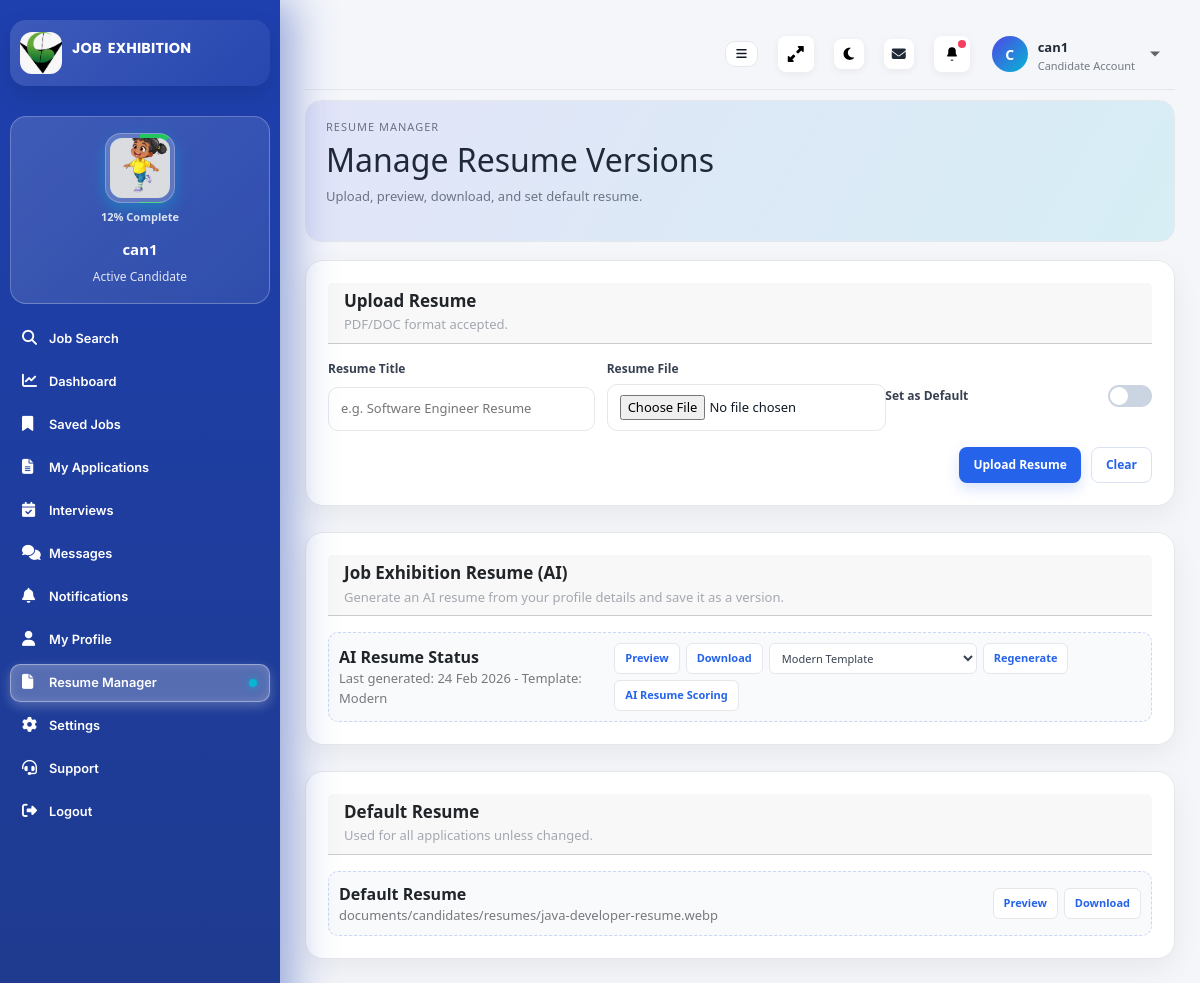
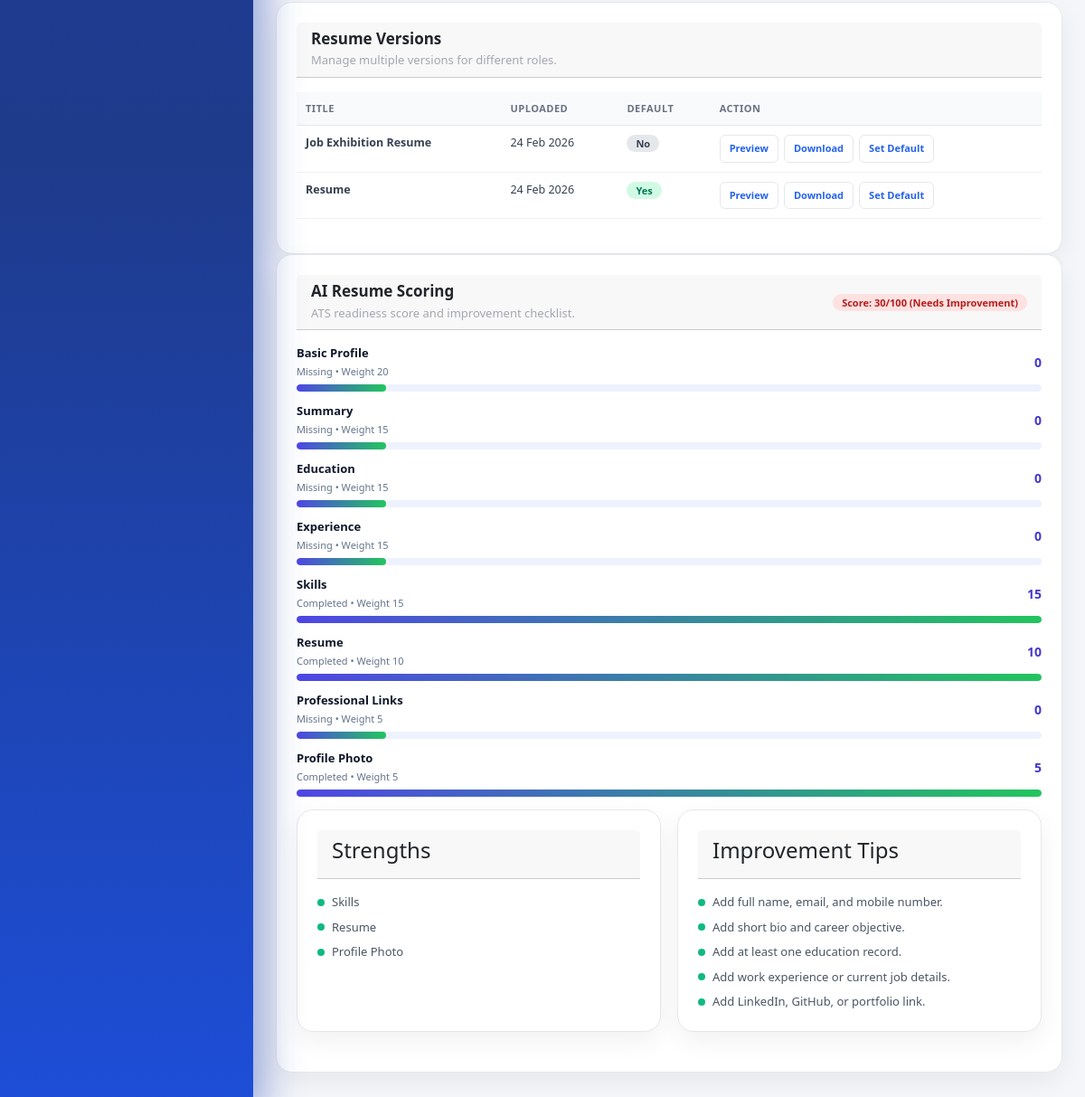
The app's page /candidate/resume-manager/ (signed in), older data (2 pictures, top to bottom).
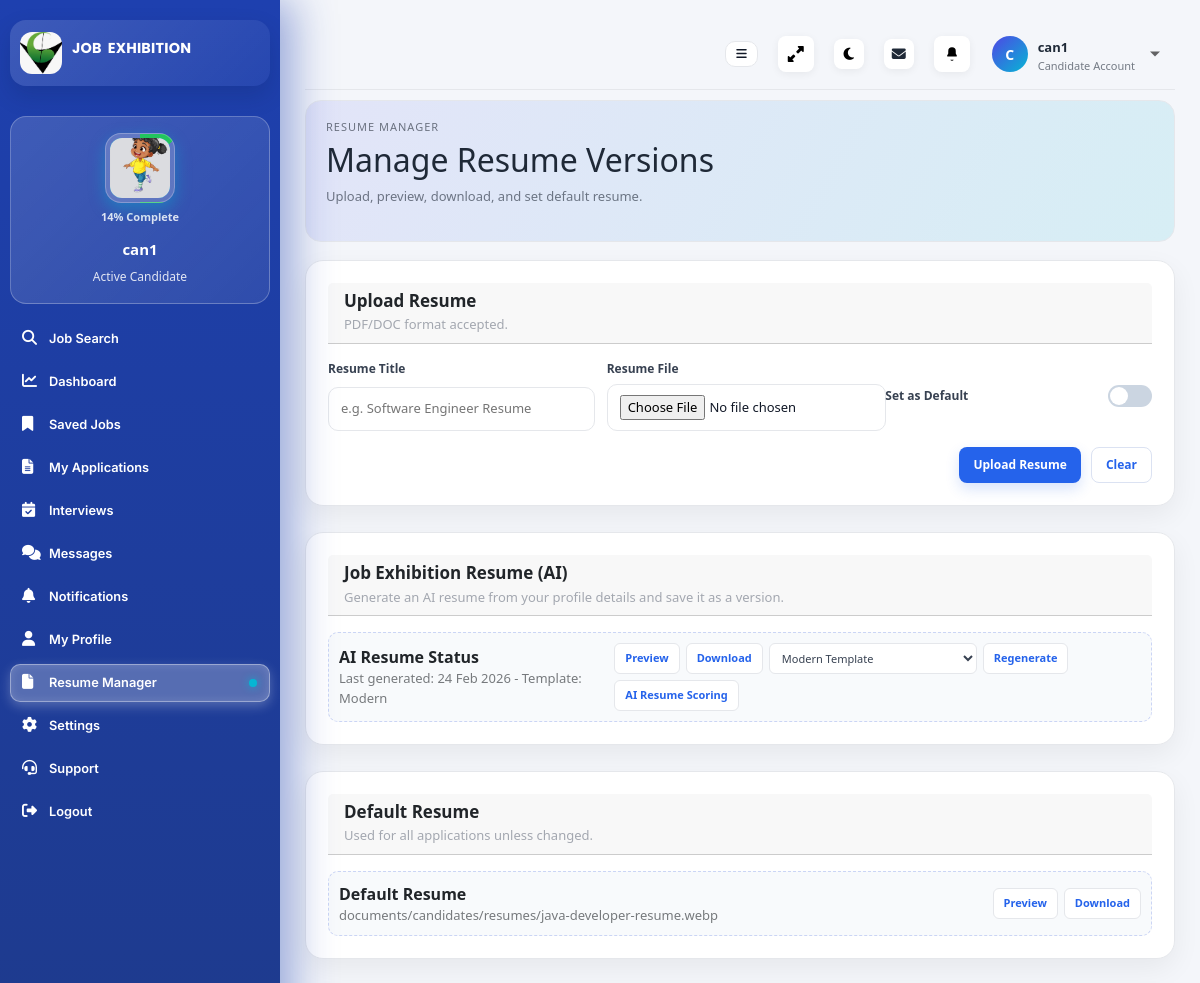
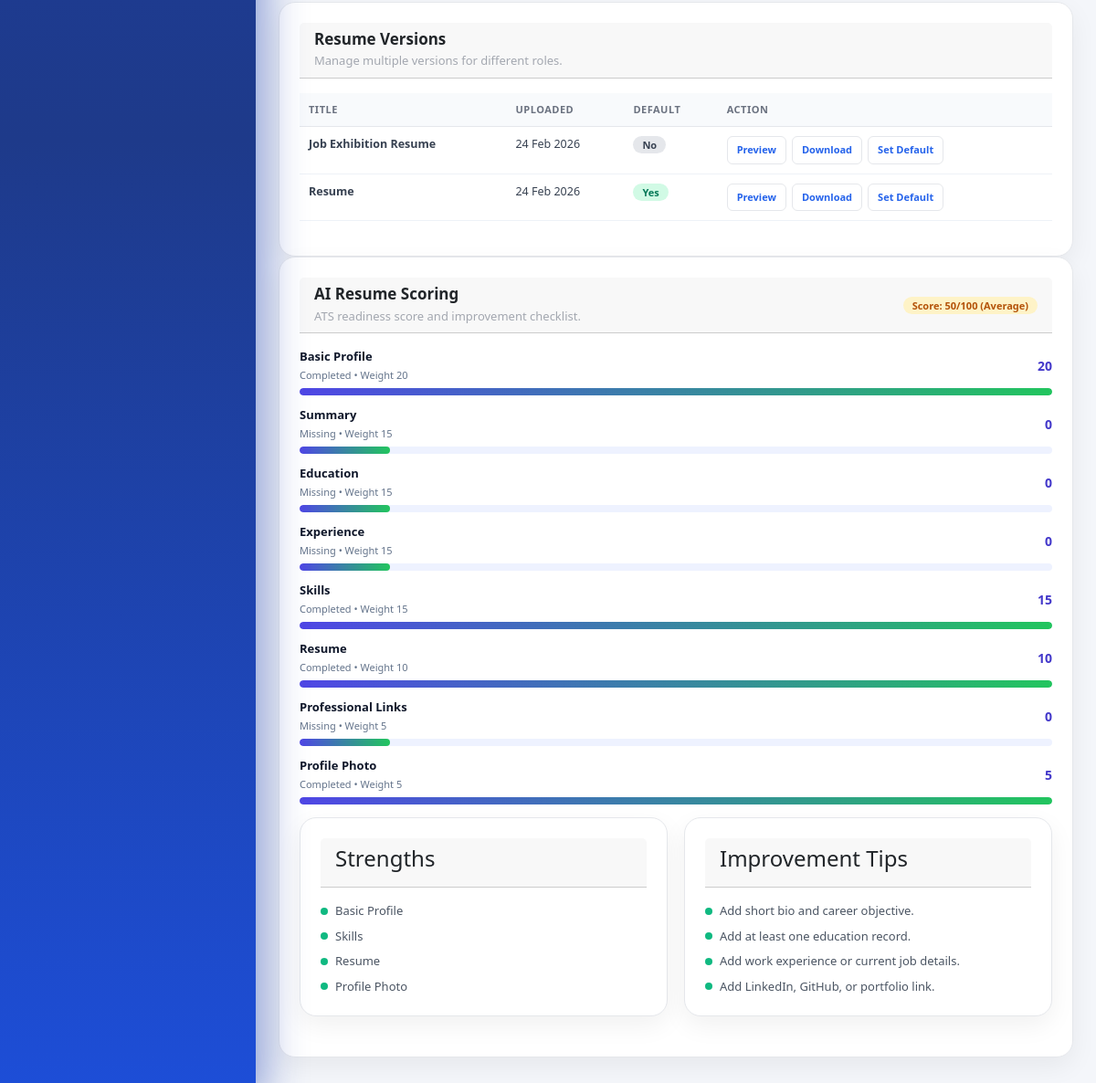
The same page, newer data (2 pictures, top to bottom).
### dashboard/models.py (models this page shows, shortened)
class UserBase(models.Model):
    name = models.CharField(max_length=200)
    email = models.EmailField(max_length=254)
    phone = models.CharField(max_length=50, blank=True)
    password = models.CharField(max_length=128, blank=True)
    location = models.CharField(max_length=120, blank=True)
    address = models.TextField(blank=True)
    registration_date = models.DateTimeField(auto_now_add=True)
    last_login = models.DateTimeField(null=True, blank=True)
    profile_image = models.FileField(upload_to="profiles/", null=True, blank=True)
    account_type = models.CharField(max_length=50, blank=True)
    profile_completion = models.PositiveIntegerField(default=0)
    kyc_status = models.CharField(max_length=20, choices=KYC_CHOICES, default="Pending")
    account_status = models.CharField(max_length=20, choices=ACCOUNT_STATUS_CHOICES, default="Active")
    warning_count = models.PositiveIntegerField(default=0)
    suspension_reason = models.CharField(max_length=255, blank=True)
    class Meta:
        abstract = True

class Candidate(UserBase):
    date_of_birth = models.DateField(null=True, blank=True)
    gender = models.CharField(max_length=20, blank=True)
    preferred_job_location = models.CharField(max_length=200, blank=True)
    marital_status = models.CharField(max_length=40, blank=True)
    nationality = models.CharField(max_length=120, blank=True)
    resume = models.FileField(upload_to="documents/candidates/", null=True, blank=True)
    id_proof = models.FileField(upload_to="documents/candidates/", null=True, blank=True)
    bio = models.TextField(blank=True)
    career_objective = models.TextField(blank=True)
    skills = models.CharField(max_length=255, blank=True)
    secondary_skills = models.CharField(max_length=255, blank=True)
    alt_phone = models.CharField(max_length=50, blank=True)
    phone_verified = models.BooleanField(default=False)
    email_verified = models.BooleanField(default=False)
    experience_type = models.CharField(max_length=40, blank=True)
    employment_type = models.CharField(max_length=40, blank=True)
    experience = models.CharField(max_length=120, blank=True)
    total_experience = models.CharField(max_length=120, blank=True)
    current_job_status = models.CharField(max_length=40, blank=True)
    current_company = models.CharField(max_length=200, blank=True)
    current_salary = models.CharField(max_length=120, blank=True)
    current_position = models.CharField(max_length=120, blank=True)
    expected_salary = models.CharField(max_length=120, blank=True)
    notice_period = models.CharField(max_length=120, blank=True)
    preferred_industry = models.CharField(max_length=200, blank=True)
    willing_to_relocate = models.BooleanField(default=False)
    education = models.CharField(max_length=200, blank=True)
    education_10th = models.CharField(max_length=200, blank=True)
    education_12th = models.CharField(max_length=200, blank=True)
    education_graduation = models.CharField(max_length=200, blank=True)
    education_post_graduation = models.CharField(max_length=200, blank=True)
    education_other = models.CharField(max_length=200, blank=True)
    certifications = models.CharField(max_length=255, blank=True)
    languages = models.CharField(max_length=200, blank=True)
    linkedin_url = models.URLField(blank=True)
    github_url = models.URLField(blank=True)
    portfolio_url = models.URLField(blank=True)
    portfolio_file = models.FileField(upload_to="documents/candidates/portfolio/", null=True, blank=True)
    video_resume = models.FileField(upload_to="documents/candidates/video/", null=True, blank=True)
    availability_status = models.CharField(max_length=40, blank=True)
    profile_visibility = models.BooleanField(default=True)
    source_consultancy = models.ForeignKey(
        "Consultancy",
        on_delete=models.SET_NULL,
        null=True,
        blank=True,
        related_name="candidate_pool",
    )

### dashboard/views.py (the view, shortened to what this page needs)
# urls.py: path("candidate/resume-manager/", views.candidate_resume_manager_view, name="candidate_resume_manager"),
@candidate_login_required
def candidate_resume_manager_view(request):
    candidate_id = request.session.get("candidate_id")
    candidate = Candidate.objects.filter(id=candidate_id).first()
    if not candidate:
        return redirect("dashboard:login")
    resumes = CandidateResume.objects.filter(candidate=candidate).order_by("-created_at")
    ai_resume = resumes.filter(title__iexact="Job Exhibition Resume").first()
    ai_score_data = _calculate_ai_resume_score(candidate)
    return render(
        request,
        "dashboard/candidate/candidate_resume_manager.html",
        {
            "candidate": candidate,
            "resumes": resumes,
            "ai_resume": ai_resume,
            "ai_template": (ai_resume.template_name if ai_resume else "showcase"),
            "ai_score_data": ai_score_data,
        },
    )

### dashboard/context_processors.py (called while the page is built, shortened)
def admin_profile_context(request):
    if not request.user.is_authenticated:
        return {"admin_profile": None}
    if not (request.user.is_staff or request.user.is_superuser):
        return {"admin_profile": None}
    profile, _ = AdminProfile.objects.get_or_create(user=request.user)
    return {"admin_profile": profile}

def _candidate_subscription_segment(email):
    if not email:
        return "non_subscribed", None
    subscription = (
        Subscription.objects.filter(
            account_type__iexact="Candidate",
            contact__iexact=email,
        )
        .order_by("-expiry_date", "-updated_at")
        .first()
    )
    if not subscription:
        return "non_subscribed", None

def _active_advertisement_for(audience, segment):
    ads = Advertisement.objects.filter(
        audience=audience,
        is_active=True,
    ).order_by("-created_at")
    scoped = ads.filter(Q(segment=segment) | Q(segment="") | Q(segment__isnull=True)).first()
    if scoped:
        return scoped
    generic = ads.filter(Q(segment="") | Q(segment__isnull=True)).first()
    return generic or ads.first()

### dashboard/templates/dashboard/candidate/candidate_resume_manager.html (shortened to what the changed rows need)
{% extends "dashboard/candidate/candidate_base.html" %}
{% load static %}
{% block content %}
<section class="page-hero">
  <div>
    <h2>Manage Resume Versions</h2>
  </div>
</section>
<section class="card section-block">
  {% if candidate.resume %}
    <div class="resume-card">
      <div>
        <strong>Default Resume</strong>
        <div class="muted">{{ candidate.resume.name|default:"Resume file" }}</div>
      </div>
      <div class="table-actions">
        <a class="action-btn" href="{{ candidate.resume.url }}" target="_blank" rel="noopener">Preview</a>
        <a class="action-btn" href="{{ candidate.resume.url }}" download>Download</a>
      </div>
    </div>
  {% else %}
    <p class="muted">No default resume selected yet.</p>
  {% endif %}
</section>
<section class="card">
  <div class="table-wrap">
    <table class="table">
      <thead>
        <tr>
          <th>Title</th>
          <th>Uploaded</th>
          <th>Default</th>
          <th>Action</th>
        </tr>
      </thead>
    </table>
  </div>
</section>
<section class="card section-block">
  <div class="card-header">
    <div>
      <h3>AI Resume Scoring</h3>
      <p class="muted">ATS readiness score and improvement checklist.</p>
    </div>
    <span class="badge {% if ai_score_data.score >= 70 %}success{% elif ai_score_data.score >= 50 %}warning{% else %}danger{% endif %}">
      Score: {{ ai_score_data.score }}/100 ({{ ai_score_data.band }})
    </span>
  </div>
  <div class="candidate-metric-bars">
    {% for check in ai_score_data.checks %}
      <div class="candidate-metric-row">
        <div class="metric-meta">
          <strong>{{ check.label }}</strong>
          <span>{% if check.complete %}Completed{% else %}Missing{% endif %} • Weight {{ check.weight }}</span>
        </div>
        <div class="metric-value">{% if check.complete %}{{ check.weight }}{% else %}0{% endif %}</div>
        <div class="metric-track">
          <span class="metric-fill" style="width: {% if check.complete %}100{% else %}12{% endif %}%;"></span>
        </div>
      </div>
    {% endfor %}
  </div>
  <div class="dashboard-row" style="margin-top: 14px;">
    <article class="card compact-card">
      <ul class="checklist">
        {% for item in ai_score_data.strengths %}
          <li>{{ item }}</li>
        {% empty %}
          <li>No strengths detected yet.</li>
        {% endfor %}
      </ul>
    </article>
    <article class="card compact-card">
      <ul class="checklist">
        {% for item in ai_score_data.missing %}
          <li>{{ item }}</li>
        {% empty %}
          <li>Great. Your resume profile is complete.</li>
        {% endfor %}
      </ul>
    </article>
  </div>
</section>
{% endblock %}

### dashboard/templates/dashboard/candidate/candidate_base.html (shortened to what the changed rows need)
{% load static %}
<!doctype html>
<html lang="en">
  <head>
    <link rel="stylesheet" href="https://cdn.jsdelivr.net/npm/bootstrap@5.3.2/dist/css/bootstrap.min.css" />
    <link rel="stylesheet" href="https://cdnjs.cloudflare.com/ajax/libs/font-awesome/6.5.0/css/all.min.css" />
    <link rel="stylesheet" href="{% static 'dashboard/css/style.css' %}?v={{ static_asset_version }}" />
  </head>
  <body class="candidate-dashboard">
    <div class="app-shell">
      <aside class="sidebar candidate-sidebar">
        <div class="brand">
          <div class="brand-text">
            <h1 class="style-1"><span class="brand-job">Job</span> <span class="brand-exhibition">Exhibition</span></h1>
          </div>
</div>
        <div class="company-user candidate-user">
          <div class="company-logo-stack">
            <div class="company-logo" style="--progress: {{ candidate.profile_completion|default:0 }};">
              {% if candidate.profile_image %}
                <img src="{{ candidate.profile_image.url }}" alt="Candidate photo" />
              {% else %}
                <span>{{ candidate.name|default:"C"|first|upper }}</span>
              {% endif %}
            </div>
            <span class="profile-progress-text">{{ candidate.profile_completion|default:0 }}% Complete</span>
          </div>
          <div class="company-user-meta">
            <strong>{{ candidate.name|default:"candidate" }}</strong>
            <span>{{ candidate.account_status|default:"Active" }} Candidate</span>
          </div>
        </div>
      </aside>
      <main class="main">
        <header class="page-header">
          <div class="topbar">
            <div class="top-actions">
              <details class="notification-dropdown">
                <summary class="icon-btn" aria-label="Notifications">
                  <svg viewBox="0 0 24 24" aria-hidden="true"><path d="M12 3a5 5 0 0 0-5 5v3.2l-1.4 2.7a1 1 0 0 0 .9 1.5h11a1 1 0 0 0 .9-1.5L17 11.2V8a5 5 0 0 0-5-5Zm0 18a2.5 2.5 0 0 0 2.3-1.5h-4.6A2.5 2.5 0 0 0 12 21Z" /></svg>
                  {% if panel_notification_unread_count > 0 %}<span class="notif-dot"></span>{% endif %}
                </summary>
              </details>
            </div>
            <details class="profile-dropdown">
              <summary class="profile-summary">
                <div class="profile-avatar">{{ candidate.name|default:"C"|first|upper }}</div>
                <div class="profile-meta">
                  <strong>{{ candidate.name|default:"candidate" }}</strong>
                  <span>Candidate Account</span>
                </div>
                <svg class="chevron" viewBox="0 0 24 24" aria-hidden="true"><path d="m6 9 6 6 6-6" /></svg>
              </summary>
            </details>
          </div>
        </header>
        {% block content %}{% endblock %}
      </main>
    </div>
  </body>
</html>

Row changes from the older to the newer data that the page shows:
changed Candidate "can1": profile_completion "12" → "14"
Text that changed along with them:
{{ ai_score_data.score }}: "30" → "50"
{{ ai_score_data.band }}: "Needs Improvement" → "Average"
new list line: "Basic Profile Completed • Weight 20 20"
new list line: "Basic Profile"
list line gone: "Basic Profile Missing • Weight 20 0"
list line gone: "Add full name, email, and mobile number."
